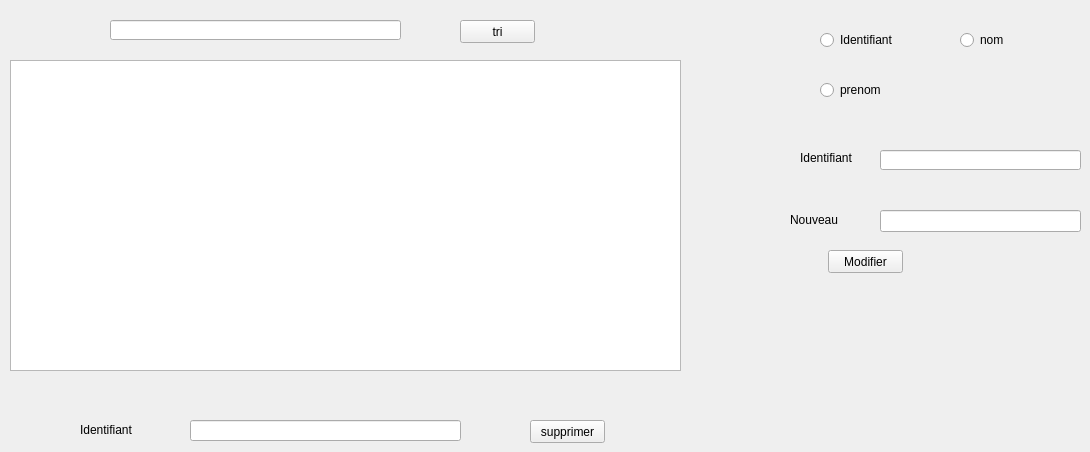
      <widget class="QWidget" name="tab_15">
       <attribute name="title">
        <string>affichage</string>
       </attribute>
       <widget class="QTableView" name="tabfour">
        <property name="geometry">
         <rect>
          <x>10</x>
          <y>60</y>
          <width>671</width>
          <height>311</height>
         </rect>
        </property>
       </widget>
       <widget class="QLineEdit" name="lineEdit_2">
        <property name="geometry">
         <rect>
          <x>110</x>
          <y>20</y>
          <width>291</width>
          <height>20</height>
         </rect>
        </property>
       </widget>
       <widget class="QPushButton" name="pushButton_2">
        <property name="geometry">
         <rect>
          <x>460</x>
          <y>20</y>
          <width>75</width>
          <height>23</height>
         </rect>
        </property>
        <property name="text">
         <string>tri</string>
        </property>
       </widget>
       <widget class="QLineEdit" name="lineEdit_id_3">
        <property name="geometry">
         <rect>
          <x>190</x>
          <y>420</y>
          <width>271</width>
          <height>21</height>
         </rect>
        </property>
       </widget>
       <widget class="QPushButton" name="pushButton_6">
        <property name="geometry">
         <rect>
          <x>530</x>
          <y>420</y>
          <width>75</width>
          <height>23</height>
         </rect>
        </property>
        <property name="text">
         <string>supprimer</string>
        </property>
       </widget>
       <widget class="QLabel" name="label_69">
        <property name="geometry">
         <rect>
          <x>80</x>
          <y>420</y>
          <width>81</width>
          <height>20</height>
         </rect>
        </property>
        <property name="text">
         <string>Identifiant</string>
        </property>
       </widget>
       <widget class="QRadioButton" name="rm_4">
        <property name="geometry">
         <rect>
          <x>820</x>
          <y>80</y>
          <width>95</width>
          <height>20</height>
         </rect>
        </property>
        <property name="text">
         <string>prenom</string>
        </property>
       </widget>
       <widget class="QRadioButton" name="ri_4">
        <property name="geometry">
         <rect>
          <x>820</x>
          <y>30</y>
          <width>95</width>
          <height>20</height>
         </rect>
        </property>
        <property name="text">
         <string>Identifiant</string>
        </property>
       </widget>
       <widget class="QLabel" name="label_70">
        <property name="geometry">
         <rect>
          <x>790</x>
          <y>210</y>
          <width>71</width>
          <height>20</height>
         </rect>
        </property>
        <property name="text">
         <string>Nouveau</string>
        </property>
       </widget>
       <widget class="QLineEdit" name="lineEdit_mi_4">
        <property name="geometry">
         <rect>
          <x>880</x>
          <y>150</y>
          <width>201</width>
          <height>20</height>
         </rect>
        </property>
        <property name="text">
         <string/>
        </property>
       </widget>
       <widget class="QRadioButton" name="rc_4">
        <property name="geometry">
         <rect>
          <x>960</x>
          <y>30</y>
          <width>95</width>
          <height>20</height>
         </rect>
        </property>
        <property name="text">
         <string>nom</string>
        </property>
       </widget>
       <widget class="QPushButton" name="pushButton_20">
        <property name="geometry">
         <rect>
          <x>828</x>
          <y>250</y>
          <width>75</width>
          <height>23</height>
         </rect>
        </property>
        <property name="text">
         <string>Modifier</string>
        </property>
       </widget>
       <widget class="QLineEdit" name="lineEdit_n_4">
        <property name="geometry">
         <rect>
          <x>880</x>
          <y>210</y>
          <width>201</width>
          <height>22</height>
         </rect>
        </property>
        <property name="text">
         <string/>
        </property>
       </widget>
       <widget class="QLabel" name="label_71">
        <property name="geometry">
         <rect>
          <x>800</x>
          <y>150</y>
          <width>55</width>
          <height>16</height>
         </rect>
        </property>
        <property name="text">
         <string>Identifiant</string>
        </property>
       </widget>
      </widget>
